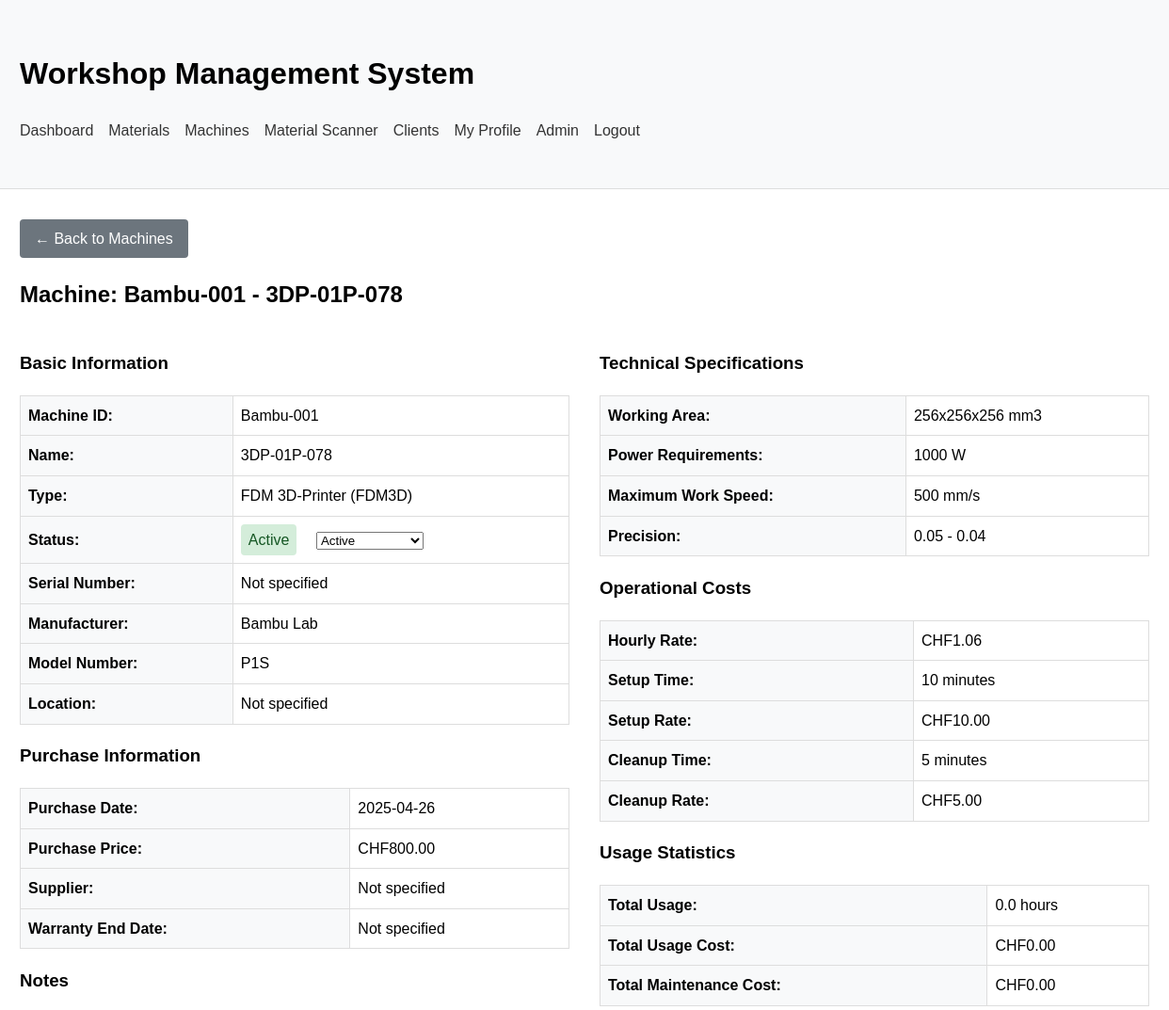
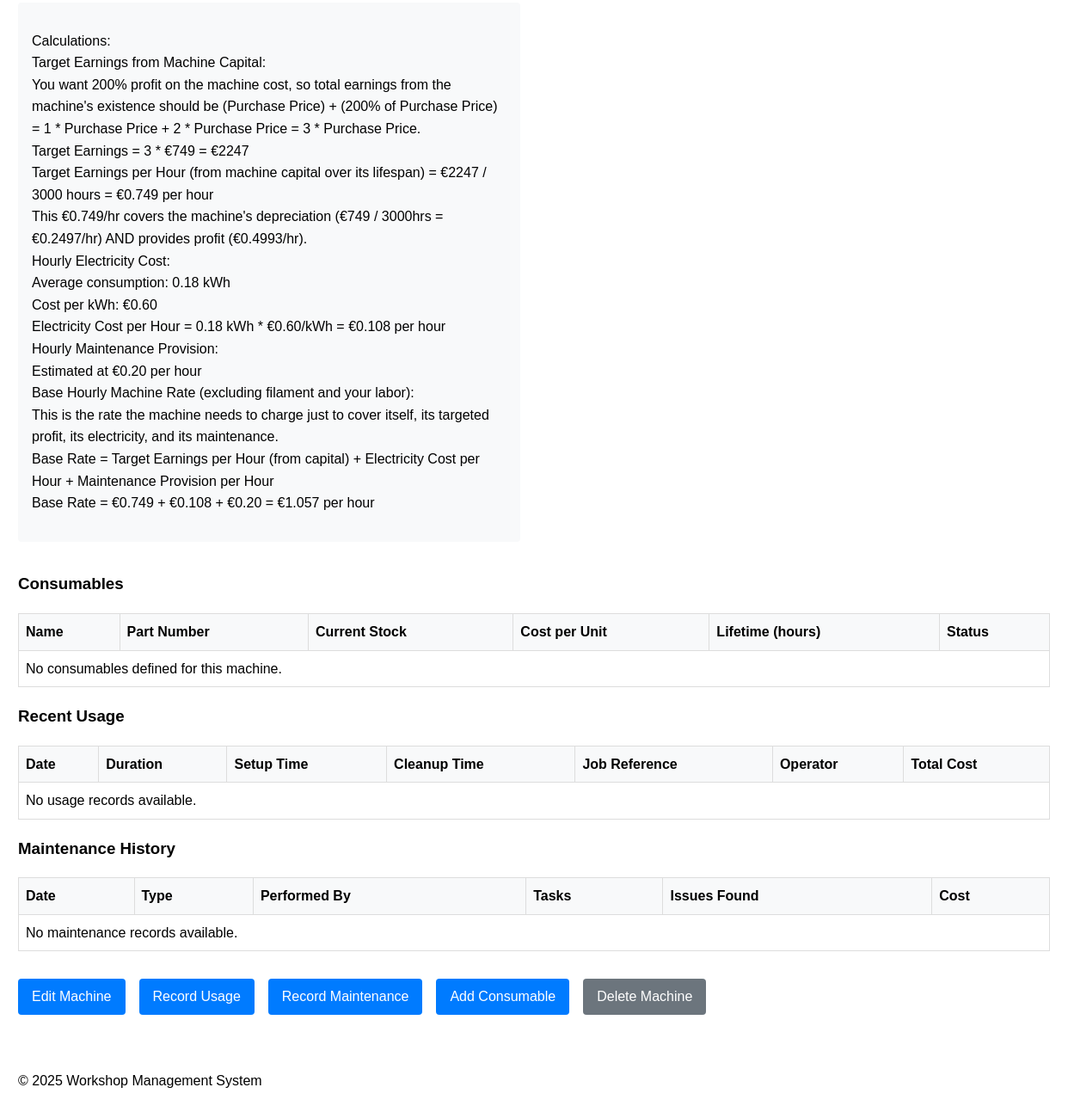
Screenshot of /machines/Bambu-001/ (signed in) with the database file from the repository (2 pictures, top to bottom).
### workshop_app/models/machine.py (models this page shows, shortened)
class Machine(models.Model):
    machine_id = models.CharField(max_length=15, unique=True)  # FDM-001
    name = models.CharField(max_length=100)  # Prusa MK3S+
    machine_type = models.ForeignKey(MachineType, on_delete=models.CASCADE, related_name='machines')
    manufacturer = models.CharField(max_length=100, blank=True)
    model_number = models.CharField(max_length=100, blank=True)
    serial_number = models.CharField(max_length=100, blank=True)
    location_in_workshop = models.CharField(max_length=100, blank=True)
    purchase_date = models.DateField(null=True, blank=True)
    purchase_price = models.DecimalField(max_digits=10, decimal_places=2, null=True, blank=True)
    supplier = models.CharField(max_length=100, blank=True)
    warranty_end_date = models.DateField(null=True, blank=True)
    working_area = models.CharField(max_length=100, blank=True)  # LxWxH in mm
    power_requirements = models.CharField(max_length=100, blank=True)
    maximum_work_speed = models.CharField(max_length=50, blank=True)
    precision = models.CharField(max_length=50, blank=True)
    hourly_rate = models.DecimalField(max_digits=8, decimal_places=2, null=True, blank=True)
    setup_time = models.IntegerField(null=True, blank=True)  # minutes
    setup_rate = models.DecimalField(max_digits=8, decimal_places=2, null=True, blank=True)
    cleanup_time = models.IntegerField(null=True, blank=True)  # minutes
    cleanup_rate = models.DecimalField(max_digits=8, decimal_places=2, null=True, blank=True)
    STATUS_CHOICES = [
        ('active', 'Active'),
        ('maintenance', 'In Maintenance'),
        ('out_of_order', 'Out of Order')
    ]
    status = models.CharField(max_length=20, choices=STATUS_CHOICES, default='active')
    current_job = models.ForeignKey('workshop_app.Job', null=True, blank=True, on_delete=models.SET_NULL, related_name='assigned_machines')
    reserved_until = models.DateTimeField(null=True, blank=True)
    notes = models.TextField(blank=True, help_text="Additional notes about this machine")
    qr_code = models.ImageField(upload_to='qr_codes/machines/', blank=True)

class MachineType(models.Model):
    code = models.CharField(max_length=10, unique=True)  # FDM, DLP, CNC, etc.
    name = models.CharField(max_length=50)  # Full name
    description = models.TextField(blank=True)

### workshop_app/views/machine_views.py (the view)
# urls.py: path('machines/<str:machine_id>/', machine_detail, name='machine_detail'),
@login_required
def machine_detail(request, machine_id):
    machine = get_object_or_404(
        Machine,
        Q(machine_id=machine_id) | Q(serial_number=machine_id)
    )
    usage_records = machine.usage_records.all().order_by('-start_time')[:10]
    maintenance_records = machine.maintenance_records.all().order_by('-maintenance_date')[:10]
    consumables = machine.consumables.all()
    total_usage_time = sum(record.get_duration_minutes() for record in usage_records if record.end_time)
    total_usage_hours = total_usage_time / 60 if total_usage_time else 0
    total_maintenance_cost = machine.maintenance_records.aggregate(
        total=Sum('total_cost')
    )['total'] or 0
    total_usage_cost = machine.usage_records.aggregate(
        total=Sum('total_cost')
    )['total'] or 0
    context = {
        'machine': machine,
        'usage_records': usage_records,
        'maintenance_records': maintenance_records,
        'consumables': consumables,
        'total_usage_hours': total_usage_hours,
        'total_maintenance_cost': total_maintenance_cost,
        'total_usage_cost': total_usage_cost
    }
    return render(request, 'workshop_app/machines/detail.html', context)

### workshop_app/templates/workshop_app/machines/detail.html (shortened to what this page needs)
{% extends 'workshop_app/base.html' %}
{% block content %}
    <div style="margin-bottom: 1rem;">
        <a href="{% url 'workshop_app:machine_list' %}" class="btn btn-secondary">← Back to Machines</a>
    </div>
    <h2>Machine: {{ machine.machine_id }} - {{ machine.name }}</h2>
    <div style="display: flex; gap: 2rem; flex-wrap: wrap;">
        <div style="flex: 2; min-width: 300px;">
            <h3>Basic Information</h3>
            <table>
                <tr>
                    <th>Machine ID:</th>
                    <td>{{ machine.machine_id }}</td>
                </tr>
                <tr>
                    <th>Name:</th>
                    <td>{{ machine.name }}</td>
                </tr>
                <tr>
                    <th>Type:</th>
                    <td>{{ machine.machine_type.name }} ({{ machine.machine_type.code }})</td>
                </tr>
                <tr>
                    <th>Status:</th>
                    <td>
                        <span style="
                            display: inline-block;
                            padding: 0.25rem 0.5rem;
                            border-radius: 4px;
                            {% if machine.status == 'active' %}
                                background-color: #d4edda;
                                color: #155724;
                            {% elif machine.status == 'maintenance' %}
                                background-color: #fff3cd;
                                color: #856404;
                            {% else %}
                                background-color: #f8d7da;
                                color: #721c24;
                            {% endif %}
                        ">
                            {{ machine.get_status_display }}
                        </span>
                        <form method="post" action="{% url 'workshop_app:machine_status_update' machine.machine_id %}" style="display: inline-block; margin-left: 1rem;">
                            <select name="status" onchange="this.form.submit()">
                                {% for value, display in machine.STATUS_CHOICES %}
                                    <option value="{{ value }}" {% if machine.status == value %}selected{% endif %}>
                                        {{ display }}
                                    </option>
                                {% endfor %}
                            </select>
                        </form>
                    </td>
                </tr>
                <tr>
                    <th>Serial Number:</th>
                    <td>{{ machine.serial_number|default:"Not specified" }}</td>
                </tr>
                <tr>
                    <th>Manufacturer:</th>
                    <td>{{ machine.manufacturer|default:"Not specified" }}</td>
                </tr>
                <tr>
                    <th>Model Number:</th>
                    <td>{{ machine.model_number|default:"Not specified" }}</td>
                </tr>
                <tr>
                    <th>Location:</th>
                    <td>{{ machine.location_in_workshop|default:"Not specified" }}</td>
                </tr>
            </table>
            <h3>Purchase Information</h3>
            <table>
                <tr>
                    <th>Purchase Date:</th>
                    <td>{{ machine.purchase_date|date:"Y-m-d"|default:"Not specified" }}</td>
                </tr>
                <tr>
                    <th>Purchase Price:</th>
                    <td>{% if machine.purchase_price %}CHF{{ machine.purchase_price }}{% else %}Not specified{% endif %}</td>
                </tr>
                <tr>
                    <th>Supplier:</th>
                    <td>{{ machine.supplier|default:"Not specified" }}</td>
                </tr>
                <tr>
                    <th>Warranty End Date:</th>
                    <td>{{ machine.warranty_end_date|date:"Y-m-d"|default:"Not specified" }}</td>
                </tr>
            </table>
            {% if machine.notes %}
            <h3>Notes</h3>
            <div style="background-color: #f8f9fa; padding: 1rem; border-radius: 4px; margin-bottom: 1rem;">
                {{ machine.notes|linebreaks }}
            </div>
            {% endif %}
        </div>
        <div style="flex: 2; min-width: 300px;">
            <h3>Technical Specifications</h3>
            <table>
                <tr>
                    <th>Working Area:</th>
                    <td>{{ machine.working_area|default:"Not specified" }}</td>
                </tr>
                <tr>
                    <th>Power Requirements:</th>
                    <td>{{ machine.power_requirements|default:"Not specified" }}</td>
                </tr>
                <tr>
                    <th>Maximum Work Speed:</th>
                    <td>{{ machine.maximum_work_speed|default:"Not specified" }}</td>
                </tr>
                <tr>
                    <th>Precision:</th>
                    <td>{{ machine.precision|default:"Not specified" }}</td>
                </tr>
            </table>
            <h3>Operational Costs</h3>
            <table>
                <tr>
                    <th>Hourly Rate:</th>
                    <td>{% if machine.hourly_rate %}CHF{{ machine.hourly_rate }}{% else %}Not specified{% endif %}</td>
                </tr>
                <tr>
                    <th>Setup Time:</th>
                    <td>{% if machine.setup_time %}{{ machine.setup_time }} minutes{% else %}Not specified{% endif %}</td>
                </tr>
                <tr>
                    <th>Setup Rate:</th>
                    <td>{% if machine.setup_rate %}CHF{{ machine.setup_rate }}{% else %}Not specified{% endif %}</td>
                </tr>
                <tr>
                    <th>Cleanup Time:</th>
                    <td>{% if machine.cleanup_time %}{{ machine.cleanup_time }} minutes{% else %}Not specified{% endif %}</td>
                </tr>
                <tr>
                    <th>Cleanup Rate:</th>
                    <td>{% if machine.cleanup_rate %}CHF{{ machine.cleanup_rate }}{% else %}Not specified{% endif %}</td>
                </tr>
            </table>
            <h3>Usage Statistics</h3>
            <table>
                <tr>
                    <th>Total Usage:</th>
                    <td>{{ total_usage_hours|floatformat:1 }} hours</td>
                </tr>
                <tr>
                    <th>Total Usage Cost:</th>
                    <td>CHF{{ total_usage_cost|floatformat:2 }}</td>
                </tr>
                <tr>
                    <th>Total Maintenance Cost:</th>
                    <td>CHF{{ total_maintenance_cost|floatformat:2 }}</td>
                </tr>
            </table>
        </div>
    </div>
    <h3>Consumables</h3>
    <table>
        <thead>
            <tr>
                <th>Name</th>
                <th>Part Number</th>
                <th>Current Stock</th>
                <th>Cost per Unit</th>
                <th>Lifetime (hours)</th>
                <th>Status</th>
            </tr>
        </thead>
        <tbody>
            {% for consumable in consumables %}
                <tr {% if consumable.is_low_stock %}style="color: red;"{% endif %}>
                    <td>{{ consumable.name }}</td>
                    <td>{{ consumable.part_number|default:"-" }}</td>
                    <td>{{ consumable.current_stock }}</td>
                    <td>€{{ consumable.cost_per_unit }}</td>
                    <td>{{ consumable.expected_lifetime_hours|default:"-" }}</td>
                    <td>
                        {% if consumable.is_low_stock %}
                            <span style="color: red;">Low Stock</span>
                        {% else %}
                            OK
                        {% endif %}
                    </td>
                </tr>
            {% empty %}
                <tr>
                    <td colspan="6">No consumables defined for this machine.</td>
                </tr>
            {% endfor %}
        </tbody>
    </table>
    <h3>Recent Usage</h3>
    <table>
        <thead>
            <tr>
                <th>Date</th>
                <th>Duration</th>
                <th>Setup Time</th>
                <th>Cleanup Time</th>
                <th>Job Reference</th>
                <th>Operator</th>
                <th>Total Cost</th>
            </tr>
        </thead>
        <tbody>
            {% for usage in usage_records %}
                <tr>
                    <td>{{ usage.start_time|date:"Y-m-d H:i" }}</td>
                    <td>
                        {% if usage.end_time %}
                            {{ usage.get_duration_display }}
                        {% else %}
                            <span style="color: #856404;">In Progress</span>
                        {% endif %}
                    </td>
                    <td>{{ usage.setup_time }} min</td>
                    <td>{{ usage.cleanup_time }} min</td>
                    <td>{{ usage.job_reference|default:"-" }}</td>
                    <td>{{ usage.operator_name|default:"Unknown" }}</td>
                    <td>
                        {% if usage.total_cost %}
                            €{{ usage.total_cost|floatformat:2 }}
                        {% else %}
                            -
                        {% endif %}
                    </td>
                </tr>
            {% empty %}
                <tr>
                    <td colspan="7">No usage records available.</td>
                </tr>
            {% endfor %}
        </tbody>
    </table>
    <h3>Maintenance History</h3>
    <table>
        <thead>
            <tr>
                <th>Date</th>
                <th>Type</th>
                <th>Performed By</th>
                <th>Tasks</th>
                <th>Issues Found</th>
                <th>Cost</th>
            </tr>
        </thead>
        <tbody>
            {% for maintenance in maintenance_records %}
                <tr>
                    <td>{{ maintenance.maintenance_date|date:"Y-m-d" }}</td>
                    <td>{{ maintenance.get_maintenance_type_display }}</td>
                    <td>{{ maintenance.performed_by }}</td>
                    <td>{{ maintenance.tasks_performed|truncatechars:50 }}</td>
                    <td>{{ maintenance.issues_found|truncatechars:50|default:"-" }}</td>
                    <td>
                        {% if maintenance.total_cost %}
                            €{{ maintenance.total_cost|floatformat:2 }}
                        {% else %}
                            -
                        {% endif %}
                    </td>
                </tr>
            {% empty %}
                <tr>
                    <td colspan="6">No maintenance records available.</td>
                </tr>
            {% endfor %}
        </tbody>
    </table>
    <div style="margin-top: 2rem; display: flex; gap: 1rem; flex-wrap: wrap;">
        <a href="{% url 'workshop_app:machine_update' machine.machine_id %}" class="btn">Edit Machine</a>
        <a href="{% url 'workshop_app:machine_usage_add' machine.machine_id %}" class="btn">Record Usage</a>
        <a href="{% url 'workshop_app:machine_maintenance_add' machine.machine_id %}" class="btn">Record Maintenance</a>
        <a href="{% url 'workshop_app:machine_consumable_add' machine.machine_id %}" class="btn">Add Consumable</a>
        <a href="{% url 'workshop_app:machine_delete' machine.machine_id %}" class="btn btn-secondary">Delete Machine</a>
    </div>
{% endblock %}

### workshop_app/templates/workshop_app/base.html (style rules this page uses)
body { font-family: Arial, sans-serif; margin: 0; padding: 0; line-height: 1.6; }
table { width: 100%; border-collapse: collapse; }
table, th, td { border: 1px solid #ddd; }
th, td { padding: 0.5rem; text-align: left; }
th { background-color: #f8f9fa; }
.btn { display: inline-block; padding: 0.5rem 1rem; background-color: #007bff; color: white; text-decoration: none; border-radius: 4px; border: none; cursor: pointer; }
.btn-secondary { background-color: #6c757d; }

### rows the page displays
Machine: machine_id "Bambu-001", name "3DP-01P-078", machine_type.name "FDM 3D-Printer", machine_type.code "FDM3D", status "Active", serial_number "Not specified", manufacturer "Bambu Lab", model_number "P1S", location_in_workshop "Not specified", purchase_date "2025-04-26", purchase_price "800.00", supplier "Not specified", warranty_end_date "Not specified", notes "Calculations: Target Earnings from Machine Capital: You want 200% profit on the machine cost, so total earnings from the machine's existence should be (Purchase Price) + (200% of Purchase Price) = 1 * Purchase Price + 2 * Purchase Price = 3 * Purchase Price. Target Earnings = 3 * €749 = €2247 Target Earnings per Hour (from machine capital over its lifespan) = €2247 / 3000 hours = €0.749 per hour This €0.749/hr covers the machine's depreciation (€749 / 3000hrs = €0.2497/hr) AND provides profit (€0.4993/hr). Hourly Electricity Cost: Average consumption: 0.18 kWh Cost per kWh: €0.60 Electricity Cost per Hour = 0.18 kWh * €0.60/kWh = €0.108 per hour Hourly Maintenance Provision: Estimated at…", working_area "256x256x256 mm3", power_requirements "1000 W", maximum_work_speed "500 mm/s", precision "0.05 - 0.04", hourly_rate "1.06", setup_time "10", setup_rate "10.00", cleanup_time "5", cleanup_rate "5.00"

### other values shown
{{ total_usage_hours|floatformat:1 }} "0.0"
{{ total_usage_cost|floatformat:2 }} "0.00"
{{ total_maintenance_cost|floatformat:2 }} "0.00"
